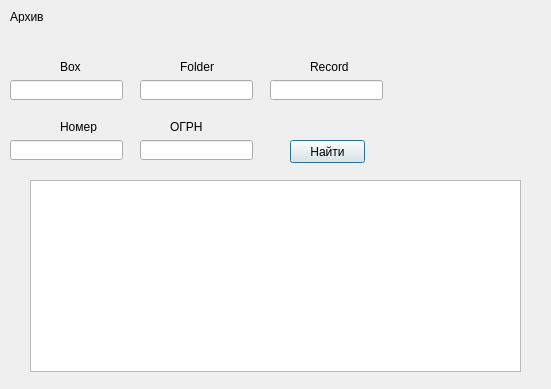
<?xml version="1.0" encoding="UTF-8"?>
<ui version="4.0">
 <class>Archiv</class>
 <widget class="QDialog" name="Archiv">
  <property name="geometry">
   <rect>
    <x>0</x>
    <y>0</y>
    <width>551</width>
    <height>389</height>
   </rect>
  </property>
  <property name="windowTitle">
   <string>Архив</string>
  </property>
  <widget class="QLabel" name="L_ARCHIV">
   <property name="geometry">
    <rect>
     <x>10</x>
     <y>10</y>
     <width>47</width>
     <height>13</height>
    </rect>
   </property>
   <property name="text">
    <string>Архив</string>
   </property>
  </widget>
  <widget class="QLineEdit" name="LE_BOX">
   <property name="geometry">
    <rect>
     <x>10</x>
     <y>80</y>
     <width>113</width>
     <height>20</height>
    </rect>
   </property>
  </widget>
  <widget class="QLineEdit" name="LE_FOLDER">
   <property name="geometry">
    <rect>
     <x>140</x>
     <y>80</y>
     <width>113</width>
     <height>20</height>
    </rect>
   </property>
  </widget>
  <widget class="QLineEdit" name="LE_RECORD">
   <property name="geometry">
    <rect>
     <x>270</x>
     <y>80</y>
     <width>113</width>
     <height>20</height>
    </rect>
   </property>
  </widget>
  <widget class="QPushButton" name="PB_SEARCH">
   <property name="geometry">
    <rect>
     <x>290</x>
     <y>140</y>
     <width>75</width>
     <height>23</height>
    </rect>
   </property>
   <property name="text">
    <string>Найти</string>
   </property>
  </widget>
  <widget class="QLabel" name="L_BOX">
   <property name="geometry">
    <rect>
     <x>60</x>
     <y>60</y>
     <width>47</width>
     <height>13</height>
    </rect>
   </property>
   <property name="text">
    <string>Box</string>
   </property>
  </widget>
  <widget class="QLabel" name="L_FOLDER">
   <property name="geometry">
    <rect>
     <x>180</x>
     <y>60</y>
     <width>47</width>
     <height>13</height>
    </rect>
   </property>
   <property name="text">
    <string>Folder</string>
   </property>
  </widget>
  <widget class="QLabel" name="L_RECORD">
   <property name="geometry">
    <rect>
     <x>310</x>
     <y>60</y>
     <width>47</width>
     <height>13</height>
    </rect>
   </property>
   <property name="text">
    <string>Record</string>
   </property>
  </widget>
  <widget class="QLabel" name="L_NUMBER">
   <property name="geometry">
    <rect>
     <x>60</x>
     <y>120</y>
     <width>47</width>
     <height>13</height>
    </rect>
   </property>
   <property name="text">
    <string>Номер</string>
   </property>
  </widget>
  <widget class="QLineEdit" name="LE_NUMBER">
   <property name="geometry">
    <rect>
     <x>10</x>
     <y>140</y>
     <width>113</width>
     <height>20</height>
    </rect>
   </property>
  </widget>
  <widget class="QLabel" name="L_OGRN">
   <property name="geometry">
    <rect>
     <x>170</x>
     <y>120</y>
     <width>47</width>
     <height>13</height>
    </rect>
   </property>
   <property name="text">
    <string>ОГРН</string>
   </property>
  </widget>
  <widget class="QLineEdit" name="LE_OGRN">
   <property name="geometry">
    <rect>
     <x>140</x>
     <y>140</y>
     <width>113</width>
     <height>20</height>
    </rect>
   </property>
  </widget>
  <widget class="QTableView" name="TV_RESULT">
   <property name="geometry">
    <rect>
     <x>30</x>
     <y>180</y>
     <width>491</width>
     <height>192</height>
    </rect>
   </property>
  </widget>
 </widget>
 <resources/>
 <connections/>
</ui>
